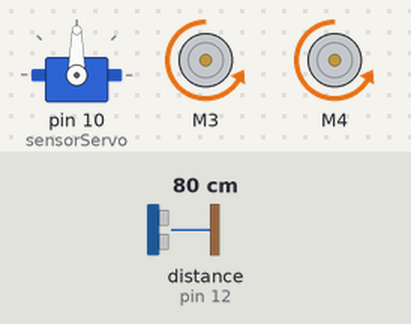
Recording of a sketch running on a simulated Arduino Uno, built with avr-gcc and run on an emulated ATmega328P. Shown: servo, 2 × DC motor (green arrow = forward, orange = backward, longer = faster). Inputs (shaded band) come from the test bench; at power-on: distance to the obstacle (sensor on pin 12) 80 cm. The echo pulse lasts 58.3 µs per cm.

Above: at 1.2 s.
1.3 s: distance to the obstacle (sensor on pin 12) set to 33 cm
2.8 s: distance to the obstacle (sensor on pin 12) set to 26 cm
At 5.3 s:
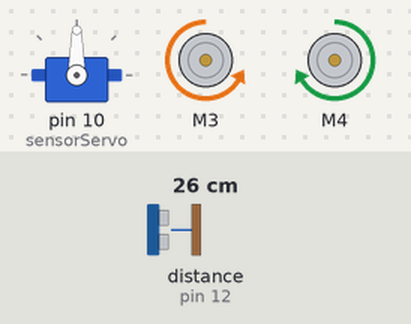
5.8 s: distance to the obstacle (sensor on pin 12) set to 35 cm
At 7.2 s:
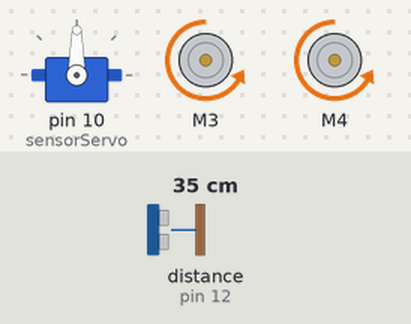
7.5 s: distance to the obstacle (sensor on pin 12) set to 2 cm
At 8.2 s:
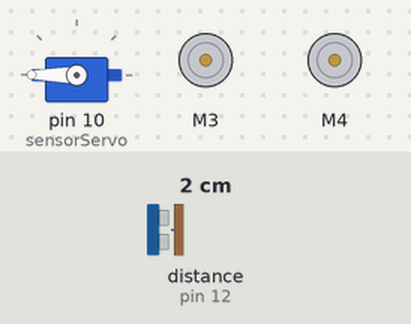
Timing chart, 0 to 11.5 s (numbered marks = the images above; inputs shaded):
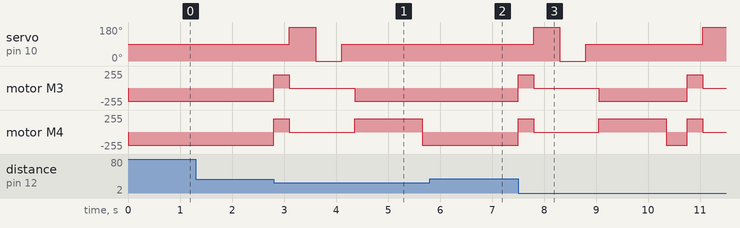

The sketch:

codigo.ino
```cpp
#include <AFMotor.h>
#include <Servo.h>
#include <HCSR04.h>

// ----- Motor Definitions -----
AF_DCMotor motorLeft(3);  // Left Motor
AF_DCMotor motorRight(4); // Right Motor

// ----- Servo e Sensor Ultrassônico -----
Servo sensorServo;
UltraSonicDistanceSensor distanceSensor(11, 12); // Trigger, Echo

// ----- Constantes -----
#define TURN_DURATION 650         // Aumentado para 90°
#define REVERSE_DURATION 300      // Tempo de ré
#define OBSTACLE_THRESHOLD 30.0
#define OPERATION_TIME 60000
#define FORWARD_AFTER_TURN 400    // Movimento após curva

// ----- Registro de Movimentos -----
const int MAX_MOVES = 100;
unsigned long moveDurations[MAX_MOVES];
char turnDirections[MAX_MOVES];
int moveCount = 0;
unsigned long lastMoveTime = 0;

int speedVal = 200;

// ----- Funções de Movimento -----
void moveForward() {
  motorLeft.setSpeed(speedVal);
  motorRight.setSpeed(speedVal);
  motorLeft.run(BACKWARD);
  motorRight.run(BACKWARD);
}

void moveBackward() {
  motorLeft.setSpeed(speedVal);
  motorRight.setSpeed(speedVal);
  motorLeft.run(FORWARD);
  motorRight.run(FORWARD);
}

void turnLeft() {
  motorLeft.setSpeed(speedVal);
  motorRight.setSpeed(speedVal);
  motorLeft.run(FORWARD);
  motorRight.run(BACKWARD);
  delay(TURN_DURATION);
  stopMotors();
}

void turnRight() {
  motorLeft.setSpeed(speedVal);
  motorRight.setSpeed(speedVal);
  motorLeft.run(BACKWARD);
  motorRight.run(FORWARD);
  delay(TURN_DURATION);
  stopMotors();
}

void stopMotors() {
  motorLeft.run(RELEASE);
  motorRight.run(RELEASE);
}

// ----- Funções do Sensor -----
float measureDistance() {
  return distanceSensor.measureDistanceCm();
}

void decideTurn() {
  // Dá ré antes de virar
  moveBackward();
  delay(REVERSE_DURATION);
  stopMotors();

  // Verifica direções
  float distRight, distLeft;

  sensorServo.write(180); // Nova direita
  delay(500);
  distRight = measureDistance();

  sensorServo.write(0);   // Nova esquerda
  delay(500);
  distLeft = measureDistance();

  sensorServo.write(90);
  delay(250);

  // Registra movimento
  unsigned long now = millis();
  moveDurations[moveCount] = now - lastMoveTime;

  // Toma decisão
  if (distRight > distLeft && distRight > OBSTACLE_THRESHOLD) {
    turnRight();
    turnDirections[moveCount] = 'R';
  } else if (distLeft > OBSTACLE_THRESHOLD) {
    turnLeft();
    turnDirections[moveCount] = 'L';
  } else {
    turnAround();
    turnDirections[moveCount] = 'B';
  }

  // Movimento pós-curva
  moveForward();
  delay(FORWARD_AFTER_TURN);
  stopMotors();

  moveCount++;
  lastMoveTime = millis();
}

void turnAround() {
  turnRight();
  turnRight();
}

void retracePath() {
  stopMotors();
  delay(500);
  turnAround();

  for (int i = moveCount - 1; i >= 0; i--) {
    moveForward();
    delay(moveDurations[i]);
    stopMotors();
    delay(250);

    if (i > 0) {
      if (turnDirections[i - 1] == 'L') turnRight();
      else if (turnDirections[i - 1] == 'R') turnLeft();
      else if (turnDirections[i - 1] == 'B') turnAround();
    }
  }
  stopMotors();
}

void setup() {
  Serial.begin(9600);
  sensorServo.attach(10);
  sensorServo.write(90);
  lastMoveTime = millis();
}

void loop() {
  unsigned long now = millis();
  if (now < OPERATION_TIME) {
    float distAhead = measureDistance();

    if (distAhead > 0 && distAhead < OBSTACLE_THRESHOLD) {
      stopMotors();
      decideTurn();
    } else {
      moveForward();
    }
  } else {
    moveDurations[moveCount] = now - lastMoveTime;
    moveCount++;
    retracePath();
    while (true) stopMotors();
  }
}
```

Measured:
- the behaviour switches between 30 and 29 cm on distance to the obstacle (sensor on pin 12) (found by bisection; images 0 and 1)
- after the input at 1.3 s, every drawn part: stays the same
- after the input at 2.8 s, servo on pin 10 (sensorServo): 90° → 180° after 0.30 s, → 0° 0.50 s later, → 90° 0.50 s later; motor M3: backward 200/255 → forward 200/255 at once, → stopped 0.30 s later, → backward 200/255 1.3 s later
- after the input at 5.8 s, servo on pin 10 (sensorServo): stays 90° (without the input it goes to 180° after 0.56 s); motor M3, motor M4: stays backward 200/255 (without the input it goes to forward 200/255 after 0.26 s)
- after the input at 7.5 s, servo on pin 10 (sensorServo): 90° → 180° after 0.30 s, → 0° 0.50 s later, → 90° 0.50 s later, → 180° 2.3 s later; motor M3: backward 200/255 → forward 200/255 at once, → stopped 0.30 s later, → backward 200/255 1.3 s later, → forward 200/255 1.7 s later, … (5 changes in this stretch)
